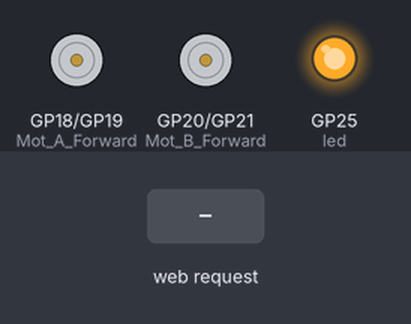
A program run on a simulated Raspberry Pi Pico running MicroPython. Shown: motor-driver pin pairs drawn as motors (green arrow = first pin HIGH = forward, orange = second pin HIGH = backward, longer = more drive), output pins drawn as LEDs (lit = HIGH). The test bench sets the inputs (shaded band). WiFi joins after 1.5 s; what the program prints to the serial console is not drawn.

Above: at 3.2 s.
3.3 s: HTTP request GET /forward? received
At 4.3 s:
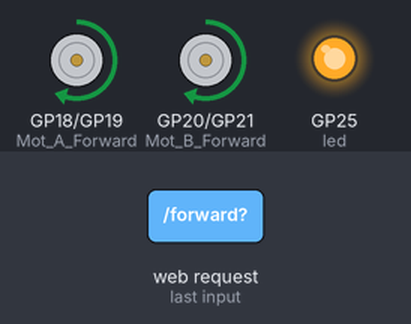
4.8 s: HTTP request GET /left? received
At 5.5 s:
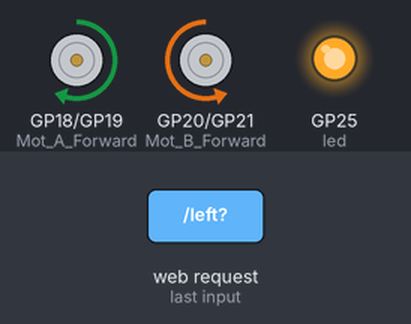
6.3 s: HTTP request GET /right? received
At 6.6 s:
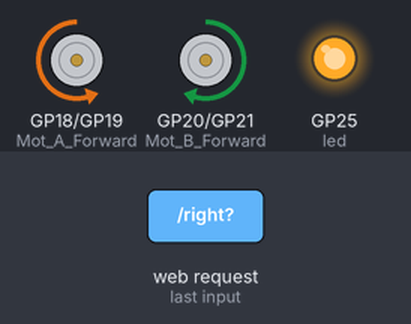
7.8 s: HTTP request GET /back? received
At 9.0 s:
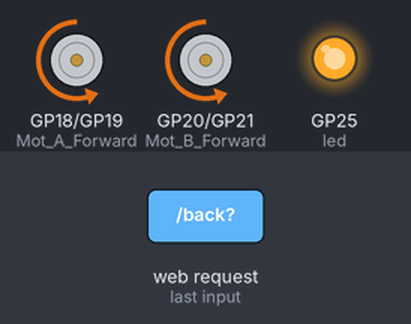
Timing chart, 0 to 10.3 s (numbered marks = the images above; inputs shaded):
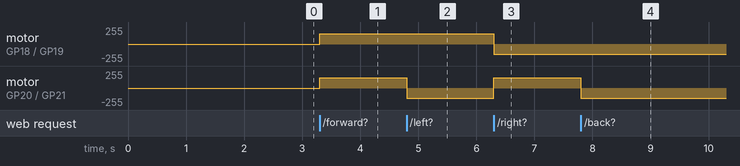

The program:

main.py
```python
import network
import socket
from time import sleep
import machine
from machine import Pin, PWM

# Yes, these could be in another file. But on the Pico! So no more secure. :)
ssid = 'YAET'
password = ',6961sN9'

# Define pins to pin motors!
Mot_A_Forward = PWM(Pin(18, Pin.OUT))
Mot_A_Back = PWM(Pin(19, Pin.OUT))
Mot_B_Forward = PWM(Pin(20, Pin.OUT))
Mot_B_Back = PWM(Pin(21, Pin.OUT))

led = Pin('LED', Pin.OUT)
FREQ = 1000
SPEED = 40000 #0 to 2^16 -1

def move_forward():
    Mot_A_Forward.duty_u16(SPEED)
    Mot_B_Forward.duty_u16(SPEED)
    Mot_A_Back.duty_u16(0)
    Mot_B_Back.duty_u16(0)


def move_backward():
    Mot_A_Forward.duty_u16(0)
    Mot_B_Forward.duty_u16(0)
    Mot_A_Back.duty_u16(SPEED)
    Mot_B_Back.duty_u16(SPEED)


def move_stop():
    Mot_A_Forward.duty_u16(0)
    Mot_B_Forward.duty_u16(0)
    Mot_A_Back.duty_u16(0)
    Mot_B_Back.duty_u16(0)


def move_left():
    Mot_A_Forward.duty_u16(SPEED)
    Mot_B_Forward.duty_u16(0)
    Mot_A_Back.duty_u16(0)
    Mot_B_Back.duty_u16(SPEED)


def move_right():
    Mot_A_Forward.duty_u16(0)
    Mot_B_Forward.duty_u16(SPEED)
    Mot_A_Back.duty_u16(SPEED)
    Mot_B_Back.duty_u16(0)


#Stop the robot as soon as possible
move_stop()

def connect():
    #Connect to WLAN
    wlan = network.WLAN(network.STA_IF)
    wlan.active(True)
    wlan.connect(ssid, password)
    while wlan.isconnected() == False:
        print('Waiting for connection...')
        sleep(1)
    ip = wlan.ifconfig()[0]
    print(f'Connected on {ip}')
    return ip

def open_socket(ip):
    # Open a socket
    address = (ip, 4000)
    connection = socket.socket()
    connection.bind(address)
    connection.listen(1)
    return connection

def webpage():
    #Template HTML
    html = f"""
            <!DOCTYPE html>
            <html>
            <head>
            <title>Zumo Robot Control</title>
            </head>
            <center><b>
            <form action="./forward">
            <input type="submit" value="Forward" style="height:120px; width:120px" />
            </form>
            <table><tr>
            <td><form action="./left">
            <input type="submit" value="Left" style="height:120px; width:120px" />
            </form></td>
            <td><form action="./stop">
            <input type="submit" value="Stop" style="height:120px; width:120px" />
            </form></td>
            <td><form action="./right">
            <input type="submit" value="Right" style="height:120px; width:120px" />
            </form></td>
            </tr></table>
            <form action="./back">
            <input type="submit" value="Back" style="height:120px; width:120px" />
            </form>
            </body>
            </html>
            """
    return str(html)

def serve(connection):
    #Start web server
    while True:
        client = connection.accept()[0]
        request = client.recv(1024)
        request = str(request)
        try:
            request = request.split()[1]
        except IndexError:
            pass
        if request == '/forward?':
            move_forward()
        elif request =='/left?':
            move_left()
        elif request =='/stop?':
            move_stop()
        elif request =='/right?':
            move_right()
        elif request =='/back?':
            move_backward()
        html = webpage()
        client.send("hello world")
        client.close()

def motor_setup():
    Mot_A_Forward.freq(FREQ)
    Mot_A_Back.freq(FREQ)
    Mot_B_Forward.freq(FREQ)
    Mot_B_Back.freq(FREQ)


try:
    led.value(1)
    motor_setup()
    ip = connect()
    connection = open_socket(ip)
    serve(connection)

    # while True:
    #     move_forward()
    #     sleep(1)
    #     move_stop()
    #     sleep(1)
    #     move_backward()
    #     sleep(1)
    #     move_stop()
    #     sleep(1)
    #     move_right()
    #     sleep(0.5)
    #     move_left()
    #     sleep(0.5)
    #     move_stop()
    #     sleep(1)


finally:
    move_stop()
    led.value(0)
    
```

Measured:
- after the input at 3.3 s, motor on GP18 (Mot_A_Forward) / GP19 (Mot_A_Back), motor on GP20 (Mot_B_Forward) / GP21 (Mot_B_Back): stopped → forward 156/255 at once
- after the input at 4.8 s, motor on GP20 (Mot_B_Forward) / GP21 (Mot_B_Back): forward 156/255 → backward 156/255 at once
- after the input at 6.3 s, motor on GP18 (Mot_A_Forward) / GP19 (Mot_A_Back): forward 156/255 → backward 156/255 at once; motor on GP20 (Mot_B_Forward) / GP21 (Mot_B_Back): backward 156/255 → forward 156/255 at once
- after the input at 7.8 s, motor on GP20 (Mot_B_Forward) / GP21 (Mot_B_Back): forward 156/255 → backward 156/255 at once
